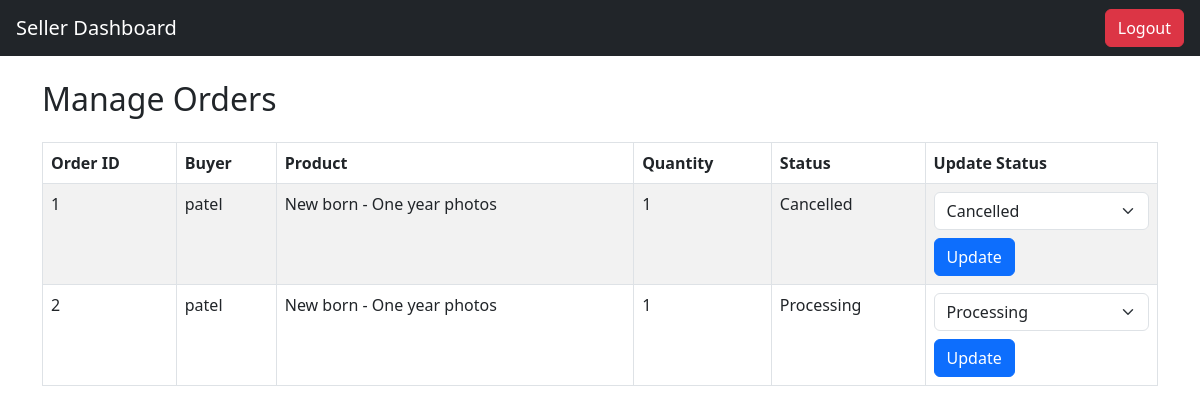
The app's page /seller/orders (signed in) with its own data.
### app.py (models this page shows)
class Order(db.Model):
    id = db.Column(db.Integer, primary_key=True)
    buyer_id = db.Column(db.Integer, db.ForeignKey('user.id'), nullable=False)
    product_id = db.Column(db.Integer, db.ForeignKey('product.id'), nullable=False)
    quantity = db.Column(db.Integer, nullable=False, default=1)
    status = db.Column(db.String(50), default="Processing")  # Order status (Processing, Shipped, Delivered)
    date_ordered = db.Column(db.DateTime, default=db.func.current_timestamp())
    product = db.relationship('Product', backref='orders')

class User(db.Model):
    id = db.Column(db.Integer, primary_key=True)
    username = db.Column(db.String(100), unique=True, nullable=False)
    password = db.Column(db.String(100), nullable=False)
    role = db.Column(db.String(20), nullable=False)  # 'admin', 'seller', 'buyer'
    email = db.Column(db.String(100), unique=True, nullable=True)
    orders = db.relationship('Order', backref='buyer', lazy=True)  # Relationship with Order

class Product(db.Model):
    id = db.Column(db.Integer, primary_key=True)
    name = db.Column(db.String(100), nullable=False)
    price = db.Column(db.Float, nullable=False)
    description = db.Column(db.Text, nullable=False)
    image_path = db.Column(db.String(255), nullable=True)
    seller_id = db.Column(db.Integer, db.ForeignKey('user.id', ondelete="CASCADE"), nullable=False)
    seller = db.relationship('User', backref=db.backref('products', lazy=True, cascade="all, delete"))

### app.py (the view)
@app.route('/seller/orders')
@role_required('seller')  # Ensure the user is a seller
def seller_orders():
    seller_id = session.get('user_id')
    orders = Order.query.join(Product).filter(Product.seller_id == seller_id).all()  # Filter by seller ID
    return render_template('seller_orders.html', orders=orders)

### app.py (called while the page is built)
def role_required(allowed_roles):
    def wrapper(f):
        @wraps(f)
        def decorated_function(*args, **kwargs):
            if 'logged_in' not in session or session.get('role') not in allowed_roles:
                return redirect(url_for('login'))
            return f(*args, **kwargs)
        return decorated_function
    return wrapper

### templates/seller_orders.html (shortened to what this page needs)
<!DOCTYPE html>
<html lang="en">
<head>
    <link rel="stylesheet" href="https://cdn.jsdelivr.net/npm/bootstrap@5.3.0/dist/css/bootstrap.min.css">
</head>
<body>
    <nav class="navbar navbar-dark bg-dark">
        <a class="navbar-brand ms-3" href="#">Seller Dashboard</a>
        <a class="btn btn-danger me-3" href="{{ url_for('logout') }}">Logout</a>
    </nav>
    <div class="container mt-4">
        <h2 class="mb-4">Manage Orders</h2>
        <table class="table table-bordered table-striped">
            <thead>
                <tr>
                    <th>Order ID</th>
                    <th>Buyer</th>
                    <th>Product</th>
                    <th>Quantity</th>
                    <th>Status</th>
                    <th>Update Status</th>
                </tr>
            </thead>
            <tbody>
                {% for order in orders %}
                <tr>
                    <td>{{ order.id }}</td>
                    <td>{{ order.buyer.username }}</td>
                    <td>{{ order.product.name }}</td>
                    <td>{{ order.quantity }}</td>
                    <td>{{ order.status }}</td>
                    <td>
                        <form method="POST" action="{{ url_for('update_order', order_id=order.id) }}">
                            <select name="status" class="form-select">
                                <option value="Processing" {% if order.status == 'Processing' %}selected{% endif %}>Processing</option>
                                <option value="Cancelled" {% if order.status == 'Cancelled' %}selected{% endif %}>Cancelled</option>
                            </select>
                            <button type="submit" class="btn btn-primary mt-2">Update</button>
                        </form>
                    </td>
                </tr>
                {% endfor %}
            </tbody>
        </table>
    </div>
</body>
</html>

### records on screen
Order: id "1", buyer.username "patel", product.name "New born - One year photos", quantity "1", status "Cancelled"
Order: id "2", buyer.username "patel", product.name "New born - One year photos", quantity "1", status "Processing"
